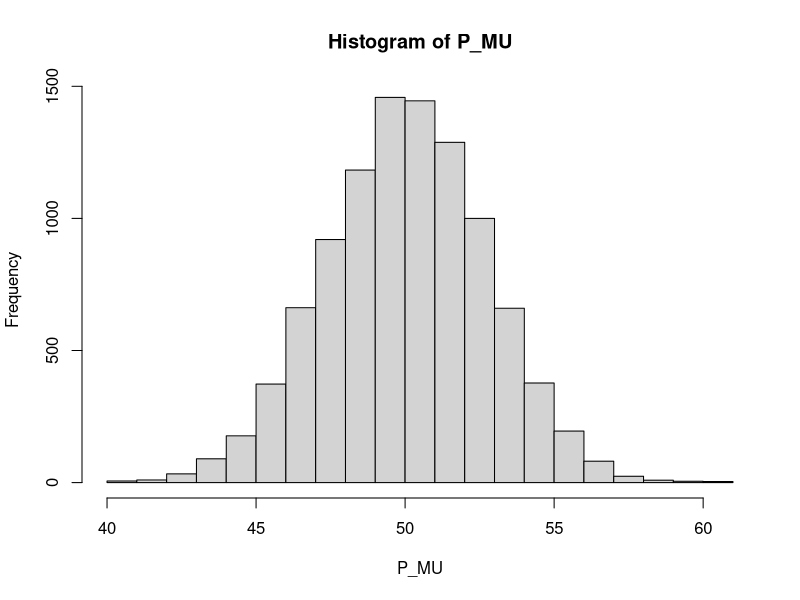
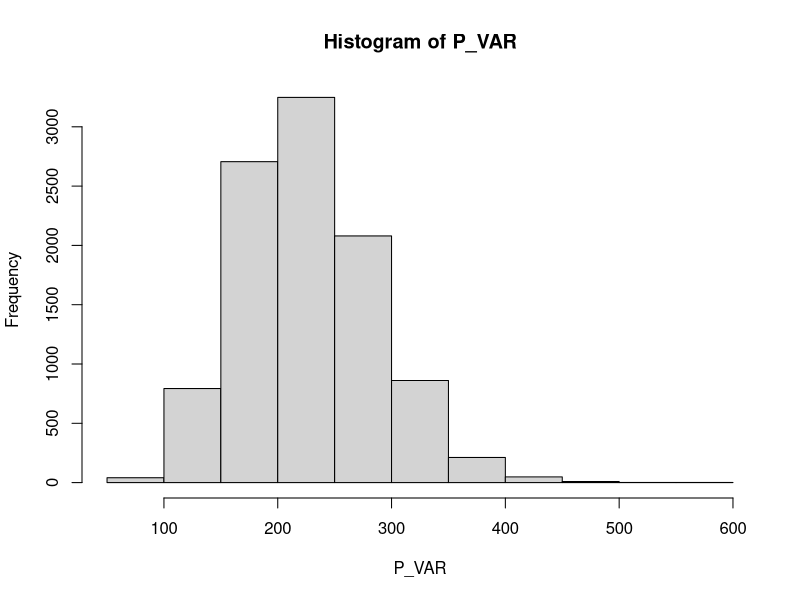
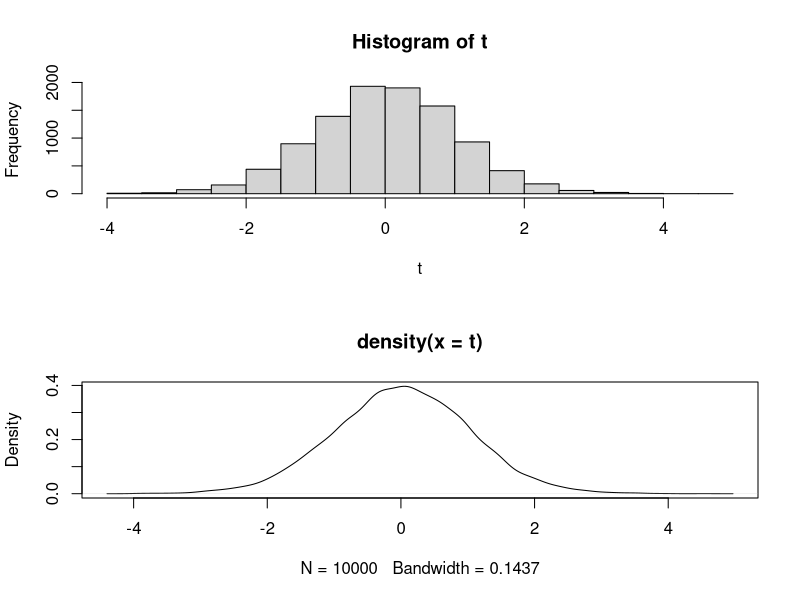
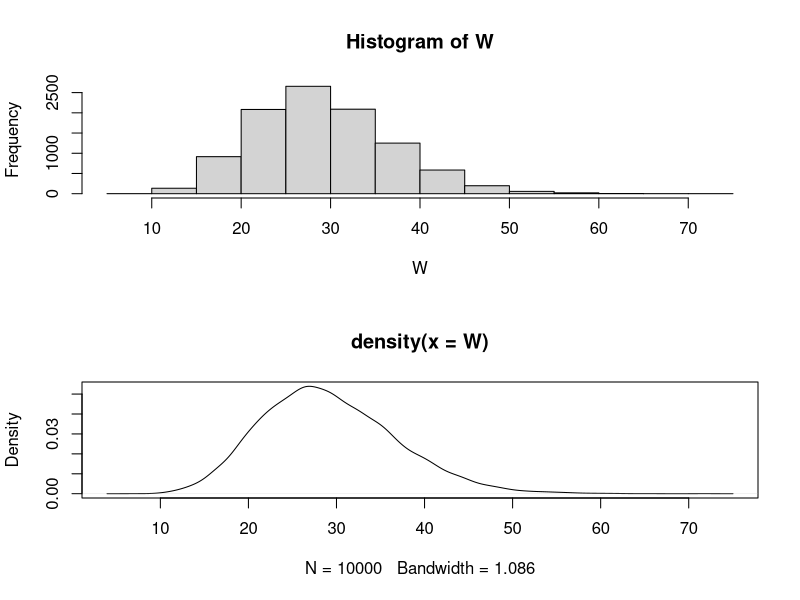

R code for these plots, in order:
# Basic1 No.4
# Estimator (Mean and Variance)
# t value for mean: Student's t-distribution
# Variance, W: chi-square distribution
#  Zn=(Xn - mu)/sigma, V=Z1^2+Z2^2+...+Zn^2

# settings (number of data)
n<-30

# settings (number of cycles (for loop))
N<-10000

# settings (dimensions)
D<-dim(n)
P_MU<-dim(N)
P_VAR<-dim(N)
#----------
t<-dim(N)
W<-dim(N)
#----------

# setting (mean and sigma)
mu<-50
sigma<-15

# calculation
for(i in 1:N){
  D<-rnorm(n,mu,sigma)
  P_MU[i]<-mean(D)
  P_VAR[i]<-var(D) # sample unbiased variance
  #--------------------------------------
      # Student's t-distribution
      t[i]<-(P_MU[i]-mu)/sqrt(P_VAR[i]/n)
      
      # chi-square distribution
      # W*sigma^2 = (n-1)*s^2
      W[i]<-((n-1)*P_VAR[i])/sigma^2
  #--------------------------------------
}

# show results
print("P_MU")
print(P_MU)
print("P_VAR")
print(P_VAR)
#
hist(P_MU)
hist(P_VAR)
#
windows()
par(mfcol=c(2,1))
hist(t)
plot(density(t))
#
windows()
par(mfcol=c(2,1))
hist(W)
plot(density(W))
#